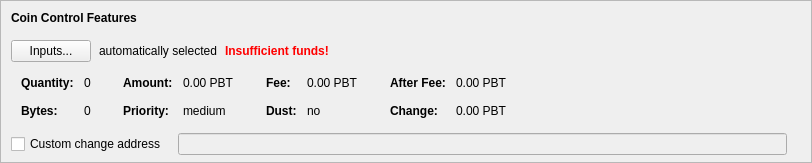
    <widget class="QFrame" name="frameCoinControl">
     <property name="sizePolicy">
      <sizepolicy hsizetype="Expanding" vsizetype="Expanding">
       <horstretch>0</horstretch>
       <verstretch>0</verstretch>
      </sizepolicy>
     </property>
     <property name="maximumSize">
      <size>
       <width>16777215</width>
       <height>16777215</height>
      </size>
     </property>
     <property name="frameShape">
      <enum>QFrame::StyledPanel</enum>
     </property>
     <property name="frameShadow">
      <enum>QFrame::Sunken</enum>
     </property>
     <layout class="QVBoxLayout" name="verticalLayoutCoinControl2">
      <property name="spacing">
       <number>0</number>
      </property>
      <property name="leftMargin">
       <number>0</number>
      </property>
      <property name="topMargin">
       <number>0</number>
      </property>
      <property name="rightMargin">
       <number>0</number>
      </property>
      <property name="bottomMargin">
       <number>6</number>
      </property>
      <item>
       <layout class="QVBoxLayout" name="verticalLayoutCoinControl" stretch="0,0,0,0,1">
        <property name="spacing">
         <number>0</number>
        </property>
        <property name="leftMargin">
         <number>10</number>
        </property>
        <property name="topMargin">
         <number>10</number>
        </property>
        <item>
         <layout class="QHBoxLayout" name="horizontalLayoutCoinControl1">
          <property name="bottomMargin">
           <number>15</number>
          </property>
          <item>
           <widget class="QLabel" name="labelCoinControlFeatures">
            <property name="sizePolicy">
             <sizepolicy hsizetype="Preferred" vsizetype="Maximum">
              <horstretch>0</horstretch>
              <verstretch>0</verstretch>
             </sizepolicy>
            </property>
            <property name="font">
             <font>
              <weight>75</weight>
              <bold>true</bold>
             </font>
            </property>
            <property name="styleSheet">
             <string notr="true">font-weight:bold;</string>
            </property>
            <property name="text">
             <string>Coin Control Features</string>
            </property>
           </widget>
          </item>
         </layout>
        </item>
        <item>
         <layout class="QHBoxLayout" name="horizontalLayoutCoinControl2" stretch="0,0,0,0">
          <property name="spacing">
           <number>8</number>
          </property>
          <property name="bottomMargin">
           <number>10</number>
          </property>
          <item>
           <widget class="QPushButton" name="pushButtonCoinControl">
            <property name="styleSheet">
             <string notr="true"/>
            </property>
            <property name="text">
             <string>Inputs...</string>
            </property>
            <property name="autoDefault">
             <bool>false</bool>
            </property>
           </widget>
          </item>
          <item>
           <widget class="QLabel" name="labelCoinControlAutomaticallySelected">
            <property name="text">
             <string>automatically selected</string>
            </property>
            <property name="margin">
             <number>5</number>
            </property>
           </widget>
          </item>
          <item>
           <widget class="QLabel" name="labelCoinControlInsuffFunds">
            <property name="font">
             <font>
              <weight>75</weight>
              <bold>true</bold>
             </font>
            </property>
            <property name="styleSheet">
             <string notr="true">color:red;font-weight:bold;</string>
            </property>
            <property name="text">
             <string>Insufficient funds!</string>
            </property>
            <property name="margin">
             <number>5</number>
            </property>
           </widget>
          </item>
          <item>
           <spacer name="horizontalSpacerCoinControl">
            <property name="orientation">
             <enum>Qt::Horizontal</enum>
            </property>
            <property name="sizeHint" stdset="0">
             <size>
              <width>40</width>
              <height>1</height>
             </size>
            </property>
           </spacer>
          </item>
         </layout>
        </item>
        <item>
         <widget class="QWidget" name="widgetCoinControl" native="true">
          <property name="sizePolicy">
           <sizepolicy hsizetype="Preferred" vsizetype="Preferred">
            <horstretch>0</horstretch>
            <verstretch>0</verstretch>
           </sizepolicy>
          </property>
          <property name="minimumSize">
           <size>
            <width>0</width>
            <height>0</height>
           </size>
          </property>
          <property name="styleSheet">
           <string notr="true"/>
          </property>
          <layout class="QHBoxLayout" name="horizontalLayoutCoinControl5">
           <property name="leftMargin">
            <number>0</number>
           </property>
           <property name="topMargin">
            <number>0</number>
           </property>
           <property name="rightMargin">
            <number>0</number>
           </property>
           <property name="bottomMargin">
            <number>0</number>
           </property>
           <item>
            <layout class="QHBoxLayout" name="horizontalLayoutCoinControl3" stretch="0,0,0,1">
             <property name="spacing">
              <number>20</number>
             </property>
             <property name="topMargin">
              <number>0</number>
             </property>
             <property name="bottomMargin">
              <number>10</number>
             </property>
             <item>
              <layout class="QFormLayout" name="formLayoutCoinControl1">
               <property name="horizontalSpacing">
                <number>10</number>
               </property>
               <property name="verticalSpacing">
                <number>14</number>
               </property>
               <property name="leftMargin">
                <number>10</number>
               </property>
               <property name="topMargin">
                <number>4</number>
               </property>
               <property name="rightMargin">
                <number>6</number>
               </property>
               <item row="0" column="0">
                <widget class="QLabel" name="labelCoinControlQuantityText">
                 <property name="font">
                  <font>
                   <weight>75</weight>
                   <bold>true</bold>
                  </font>
                 </property>
                 <property name="text">
                  <string>Quantity:</string>
                 </property>
                 <property name="margin">
                  <number>0</number>
                 </property>
                </widget>
               </item>
               <item row="0" column="1">
                <widget class="QLabel" name="labelCoinControlQuantity">
                 <property name="cursor">
                  <cursorShape>IBeamCursor</cursorShape>
                 </property>
                 <property name="contextMenuPolicy">
                  <enum>Qt::ActionsContextMenu</enum>
                 </property>
                 <property name="text">
                  <string notr="true">0</string>
                 </property>
                 <property name="margin">
                  <number>0</number>
                 </property>
                 <property name="textInteractionFlags">
                  <set>Qt::LinksAccessibleByMouse|Qt::TextSelectableByKeyboard|Qt::TextSelectableByMouse</set>
                 </property>
                </widget>
               </item>
               <item row="1" column="0">
                <widget class="QLabel" name="labelCoinControlBytesText">
                 <property name="font">
                  <font>
                   <weight>75</weight>
                   <bold>true</bold>
                  </font>
                 </property>
                 <property name="text">
                  <string>Bytes:</string>
                 </property>
                </widget>
               </item>
               <item row="1" column="1">
                <widget class="QLabel" name="labelCoinControlBytes">
                 <property name="cursor">
                  <cursorShape>IBeamCursor</cursorShape>
                 </property>
                 <property name="contextMenuPolicy">
                  <enum>Qt::ActionsContextMenu</enum>
                 </property>
                 <property name="text">
                  <string notr="true">0</string>
                 </property>
                 <property name="textInteractionFlags">
                  <set>Qt::LinksAccessibleByMouse|Qt::TextSelectableByKeyboard|Qt::TextSelectableByMouse</set>
                 </property>
                </widget>
               </item>
              </layout>
             </item>
             <item>
              <layout class="QFormLayout" name="formLayoutCoinControl2">
               <property name="horizontalSpacing">
                <number>10</number>
               </property>
               <property name="verticalSpacing">
                <number>14</number>
               </property>
               <property name="leftMargin">
                <number>6</number>
               </property>
               <property name="topMargin">
                <number>4</number>
               </property>
               <property name="rightMargin">
                <number>6</number>
               </property>
               <item row="0" column="0">
                <widget class="QLabel" name="labelCoinControlAmountText">
                 <property name="font">
                  <font>
                   <weight>75</weight>
                   <bold>true</bold>
                  </font>
                 </property>
                 <property name="text">
                  <string>Amount:</string>
                 </property>
                 <property name="margin">
                  <number>0</number>
                 </property>
                </widget>
               </item>
               <item row="0" column="1">
                <widget class="QLabel" name="labelCoinControlAmount">
                 <property name="cursor">
                  <cursorShape>IBeamCursor</cursorShape>
                 </property>
                 <property name="contextMenuPolicy">
                  <enum>Qt::ActionsContextMenu</enum>
                 </property>
                 <property name="text">
                  <string notr="true">0.00 PBT</string>
                 </property>
                 <property name="textInteractionFlags">
                  <set>Qt::LinksAccessibleByMouse|Qt::TextSelectableByKeyboard|Qt::TextSelectableByMouse</set>
                 </property>
                </widget>
               </item>
               <item row="1" column="0">
                <widget class="QLabel" name="labelCoinControlPriorityText">
                 <property name="font">
                  <font>
                   <weight>75</weight>
                   <bold>true</bold>
                  </font>
                 </property>
                 <property name="text">
                  <string>Priority:</string>
                 </property>
                </widget>
               </item>
               <item row="1" column="1">
                <widget class="QLabel" name="labelCoinControlPriority">
                 <property name="cursor">
                  <cursorShape>IBeamCursor</cursorShape>
                 </property>
                 <property name="contextMenuPolicy">
                  <enum>Qt::ActionsContextMenu</enum>
                 </property>
                 <property name="text">
                  <string notr="true">medium</string>
                 </property>
                 <property name="textInteractionFlags">
                  <set>Qt::LinksAccessibleByMouse|Qt::TextSelectableByKeyboard|Qt::TextSelectableByMouse</set>
                 </property>
                </widget>
               </item>
              </layout>
             </item>
             <item>
              <layout class="QFormLayout" name="formLayoutCoinControl3">
               <property name="horizontalSpacing">
                <number>10</number>
               </property>
               <property name="verticalSpacing">
                <number>14</number>
               </property>
               <property name="leftMargin">
                <number>6</number>
               </property>
               <property name="topMargin">
                <number>4</number>
               </property>
               <property name="rightMargin">
                <number>6</number>
               </property>
               <item row="0" column="0">
                <widget class="QLabel" name="labelCoinControlFeeText">
                 <property name="font">
                  <font>
                   <weight>75</weight>
                   <bold>true</bold>
                  </font>
                 </property>
                 <property name="text">
                  <string>Fee:</string>
                 </property>
                 <property name="margin">
                  <number>0</number>
                 </property>
                </widget>
               </item>
               <item row="0" column="1">
                <widget class="QLabel" name="labelCoinControlFee">
                 <property name="cursor">
                  <cursorShape>IBeamCursor</cursorShape>
                 </property>
                 <property name="contextMenuPolicy">
                  <enum>Qt::ActionsContextMenu</enum>
                 </property>
                 <property name="text">
                  <string notr="true">0.00 PBT</string>
                 </property>
                 <property name="textInteractionFlags">
                  <set>Qt::LinksAccessibleByMouse|Qt::TextSelectableByKeyboard|Qt::TextSelectableByMouse</set>
                 </property>
                </widget>
               </item>
               <item row="1" column="0">
                <widget class="QLabel" name="labelCoinControlLowOutputText">
                 <property name="font">
                  <font>
                   <weight>75</weight>
                   <bold>true</bold>
                  </font>
                 </property>
                 <property name="text">
                  <string>Dust:</string>
                 </property>
                </widget>
               </item>
               <item row="1" column="1">
                <widget class="QLabel" name="labelCoinControlLowOutput">
                 <property name="cursor">
                  <cursorShape>IBeamCursor</cursorShape>
                 </property>
                 <property name="contextMenuPolicy">
                  <enum>Qt::ActionsContextMenu</enum>
                 </property>
                 <property name="text">
                  <string notr="true">no</string>
                 </property>
                 <property name="textInteractionFlags">
                  <set>Qt::LinksAccessibleByMouse|Qt::TextSelectableByKeyboard|Qt::TextSelectableByMouse</set>
                 </property>
                </widget>
               </item>
              </layout>
             </item>
             <item>
              <layout class="QFormLayout" name="formLayoutCoinControl4">
               <property name="horizontalSpacing">
                <number>10</number>
               </property>
               <property name="verticalSpacing">
                <number>14</number>
               </property>
               <property name="leftMargin">
                <number>6</number>
               </property>
               <property name="topMargin">
                <number>4</number>
               </property>
               <property name="rightMargin">
                <number>6</number>
               </property>
               <item row="0" column="0">
                <widget class="QLabel" name="labelCoinControlAfterFeeText">
                 <property name="font">
                  <font>
                   <weight>75</weight>
                   <bold>true</bold>
                  </font>
                 </property>
                 <property name="text">
                  <string>After Fee:</string>
                 </property>
                 <property name="margin">
                  <number>0</number>
                 </property>
                </widget>
               </item>
               <item row="0" column="1">
                <widget class="QLabel" name="labelCoinControlAfterFee">
                 <property name="cursor">
                  <cursorShape>IBeamCursor</cursorShape>
                 </property>
                 <property name="contextMenuPolicy">
                  <enum>Qt::ActionsContextMenu</enum>
                 </property>
                 <property name="text">
                  <string notr="true">0.00 PBT</string>
                 </property>
                 <property name="textInteractionFlags">
                  <set>Qt::LinksAccessibleByMouse|Qt::TextSelectableByKeyboard|Qt::TextSelectableByMouse</set>
                 </property>
                </widget>
               </item>
               <item row="1" column="0">
                <widget class="QLabel" name="labelCoinControlChangeText">
                 <property name="font">
                  <font>
                   <weight>75</weight>
                   <bold>true</bold>
                  </font>
                 </property>
                 <property name="text">
                  <string>Change:</string>
                 </property>
                </widget>
               </item>
               <item row="1" column="1">
                <widget class="QLabel" name="labelCoinControlChange">
                 <property name="cursor">
                  <cursorShape>IBeamCursor</cursorShape>
                 </property>
                 <property name="contextMenuPolicy">
                  <enum>Qt::ActionsContextMenu</enum>
                 </property>
                 <property name="text">
                  <string notr="true">0.00 PBT</string>
                 </property>
                 <property name="textInteractionFlags">
                  <set>Qt::LinksAccessibleByMouse|Qt::TextSelectableByKeyboard|Qt::TextSelectableByMouse</set>
                 </property>
                </widget>
               </item>
              </layout>
             </item>
            </layout>
           </item>
          </layout>
         </widget>
        </item>
        <item>
         <layout class="QHBoxLayout" name="horizontalLayoutCoinControl4" stretch="0,0,0">
          <property name="spacing">
           <number>12</number>
          </property>
          <property name="sizeConstraint">
           <enum>QLayout::SetDefaultConstraint</enum>
          </property>
          <property name="topMargin">
           <number>5</number>
          </property>
          <property name="rightMargin">
           <number>5</number>
          </property>
          <item>
           <widget class="QCheckBox" name="checkBoxCoinControlChange">
            <property name="toolTip">
             <string>If this is activated, but the change address is empty or invalid, change will be sent to a newly generated address.</string>
            </property>
            <property name="text">
             <string>Custom change address</string>
            </property>
           </widget>
          </item>
          <item>
           <widget class="QValidatedLineEdit" name="lineEditCoinControlChange">
            <property name="enabled">
             <bool>false</bool>
            </property>
            <property name="sizePolicy">
             <sizepolicy hsizetype="Expanding" vsizetype="Fixed">
              <horstretch>0</horstretch>
              <verstretch>0</verstretch>
             </sizepolicy>
            </property>
           </widget>
          </item>
          <item>
           <widget class="QLabel" name="labelCoinControlChangeLabel">
            <property name="sizePolicy">
             <sizepolicy hsizetype="Preferred" vsizetype="Expanding">
              <horstretch>0</horstretch>
              <verstretch>0</verstretch>
             </sizepolicy>
            </property>
            <property name="minimumSize">
             <size>
              <width>0</width>
              <height>0</height>
             </size>
            </property>
            <property name="text">
             <string/>
            </property>
            <property name="margin">
             <number>3</number>
            </property>
           </widget>
          </item>
         </layout>
        </item>
        <item>
         <spacer name="verticalSpacerCoinControl">
          <property name="orientation">
           <enum>Qt::Vertical</enum>
          </property>
          <property name="sizeHint" stdset="0">
           <size>
            <width>800</width>
            <height>1</height>
           </size>
          </property>
         </spacer>
        </item>
       </layout>
      </item>
     </layout>
    </widget>
